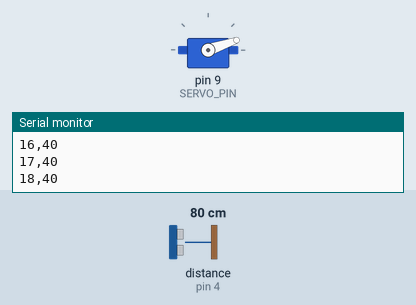
Bench run of a sketch on a simulated Arduino Uno, built with avr-gcc and run on an emulated ATmega328P. Shown: servo, the last lines printed to the serial monitor. The inputs (shaded band) are chosen by the test bench; at power-on: distance to the obstacle (sensor on pin 4) 80 cm. The echo pulse lasts 58.3 µs per cm.

Above: at 2.24 s.
2.3 s: distance to the obstacle (sensor on pin 4) set to 2 cm
At 2.9 s:
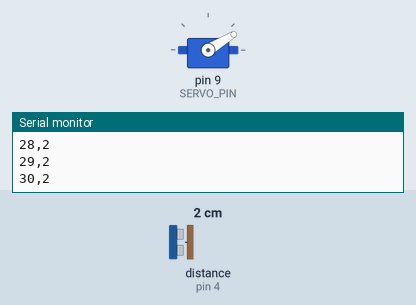
8.3 s: distance to the obstacle (sensor on pin 4) set to 18 cm
At 8.5 s:
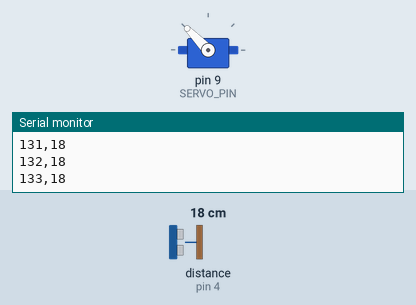
Timing chart, 0 to 17.3 s (numbered marks = the images above; inputs shaded):
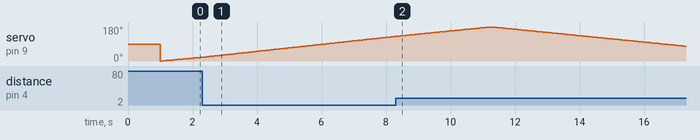

The sketch:

SumitRadar.ino
```cpp
#include <Servo.h>
#include <NewPing.h>


#define TRIG_PIN 3
#define ECHO_PIN 4
#define SERVO_PIN 9


#define MAX_DISTANCE 40   // Maximum distance in cm
#define MIN_DISTANCE 2     // Minimum valid distance


#define NUM_SAMPLES 5


Servo radarServo;

NewPing sonar(
  TRIG_PIN,
  ECHO_PIN,
  MAX_DISTANCE
);


int getStableDistance()
{
  int readings[NUM_SAMPLES];

  int validCount = 0;


  // Take multiple readings
  for (int i = 0; i < NUM_SAMPLES; i++)
  {
    unsigned int distance = sonar.ping_cm();

    if (distance >= MIN_DISTANCE &&
        distance <= MAX_DISTANCE)
    {
      readings[validCount] = distance;
      validCount++;
    }

    delay(5);
  }


  // No valid reading
  if (validCount == 0)
  {
    return MAX_DISTANCE;
  }


  for (int i = 0; i < validCount - 1; i++)
  {
    for (int j = i + 1; j < validCount; j++)
    {
      if (readings[j] < readings[i])
      {
        int temp = readings[i];

        readings[i] = readings[j];

        readings[j] = temp;
      }
    }
  }


  int median;

  if (validCount % 2 == 1)
  {
    median = readings[validCount / 2];
  }
  else
  {
    median =
      (readings[validCount / 2 - 1] +
       readings[validCount / 2]) / 2;
  }


  return median;
}


void sendRadarData(
  int angle,
  int distance
)
{
  Serial.print(angle);
  Serial.print(",");
  Serial.println(distance);
}


void setup()
{
  Serial.begin(115200);

  radarServo.attach(SERVO_PIN);

  radarServo.write(90);

  delay(1000);
}


void loop()
{


  for (int angle = 0;
       angle <= 180;
       angle++)
  {

    radarServo.write(angle);

    // Wait for servo to reach position
    delay(25);

    int distance = getStableDistance();

    sendRadarData(
      angle,
      distance
    );
  }


  for (int angle = 180;
       angle >= 0;
       angle--)
  {

    radarServo.write(angle);

    delay(25);

    int distance = getStableDistance();

    sendRadarData(
      angle,
      distance
    );
  }
}
```

Measured:
- by itself, servo on pin 9 (SERVO_PIN): rises from 130° to 180° in 2.9 s, then falls to 78° in 6.1 s
